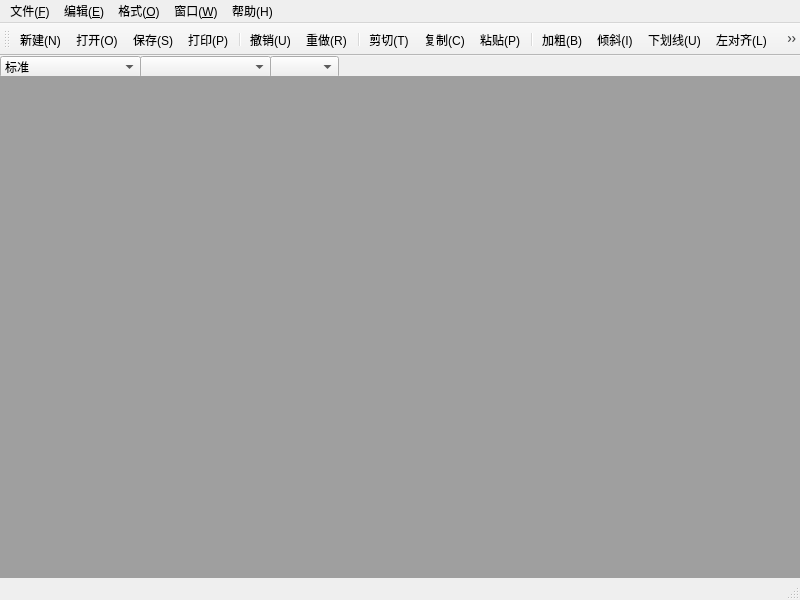
<?xml version="1.0" encoding="UTF-8"?>
<ui version="4.0">
 <class>MyWord</class>
 <widget class="QMainWindow" name="MyWord">
  <property name="geometry">
   <rect>
    <x>0</x>
    <y>0</y>
    <width>800</width>
    <height>600</height>
   </rect>
  </property>
  <property name="minimumSize">
   <size>
    <width>800</width>
    <height>600</height>
   </size>
  </property>
  <property name="maximumSize">
   <size>
    <width>800</width>
    <height>600</height>
   </size>
  </property>
  <property name="windowTitle">
   <string>MyWord</string>
  </property>
  <widget class="QWidget" name="centralwidget">
   <widget class="QComboBox" name="firstComboBox">
    <property name="geometry">
     <rect>
      <x>0</x>
      <y>0</y>
      <width>141</width>
      <height>22</height>
     </rect>
    </property>
    <item>
     <property name="text">
      <string>标准</string>
     </property>
    </item>
    <item>
     <property name="text">
      <string>项目符号(+)</string>
     </property>
    </item>
    <item>
     <property name="text">
      <string>项目符号(c)</string>
     </property>
    </item>
    <item>
     <property name="text">
      <string>项目符号(s)</string>
     </property>
    </item>
    <item>
     <property name="text">
      <string>编号(1,2,3.)</string>
     </property>
    </item>
    <item>
     <property name="text">
      <string>编号(a,b,c.)</string>
     </property>
    </item>
    <item>
     <property name="text">
      <string>编号(i,ii,iii.)</string>
     </property>
    </item>
    <item>
     <property name="text">
      <string>编号(I,II,III.)</string>
     </property>
    </item>
   </widget>
   <widget class="QComboBox" name="fronComboBox">
    <property name="geometry">
     <rect>
      <x>140</x>
      <y>0</y>
      <width>131</width>
      <height>22</height>
     </rect>
    </property>
   </widget>
   <widget class="QComboBox" name="sizeComboBox">
    <property name="geometry">
     <rect>
      <x>270</x>
      <y>0</y>
      <width>69</width>
      <height>22</height>
     </rect>
    </property>
   </widget>
   <widget class="QMdiArea" name="mdiArea">
    <property name="geometry">
     <rect>
      <x>0</x>
      <y>20</y>
      <width>801</width>
      <height>521</height>
     </rect>
    </property>
   </widget>
  </widget>
  <widget class="QMenuBar" name="menubar">
   <property name="geometry">
    <rect>
     <x>0</x>
     <y>0</y>
     <width>800</width>
     <height>23</height>
    </rect>
   </property>
   <widget class="QMenu" name="menu_N">
    <property name="title">
     <string>文件(&amp;F)</string>
    </property>
    <addaction name="newAction"/>
    <addaction name="openAction"/>
    <addaction name="saveAction"/>
    <addaction name="saveAsAction"/>
    <addaction name="printAction"/>
    <addaction name="printPreviewAction"/>
    <addaction name="exitAction"/>
   </widget>
   <widget class="QMenu" name="menu_E">
    <property name="title">
     <string>编辑(&amp;E)</string>
    </property>
    <addaction name="undoAction"/>
    <addaction name="redoAction"/>
    <addaction name="cutAction"/>
    <addaction name="copyAction"/>
    <addaction name="pasteAction"/>
   </widget>
   <widget class="QMenu" name="menu_O">
    <property name="title">
     <string>格式(&amp;O)</string>
    </property>
    <widget class="QMenu" name="menu_D">
     <property name="title">
      <string>字体(&amp;D)</string>
     </property>
     <addaction name="boldAction"/>
     <addaction name="italicAction"/>
     <addaction name="underlineAction"/>
    </widget>
    <widget class="QMenu" name="menu11">
     <property name="title">
      <string>段落</string>
     </property>
     <addaction name="leftAlignAction"/>
     <addaction name="centerAction"/>
     <addaction name="rightAlignAction"/>
     <addaction name="justifyAction"/>
    </widget>
    <addaction name="menu_D"/>
    <addaction name="menu11"/>
    <addaction name="colorAction"/>
   </widget>
   <widget class="QMenu" name="menu_W">
    <property name="title">
     <string>窗口(&amp;W)</string>
    </property>
    <addaction name="closeAction"/>
    <addaction name="closeAllAction"/>
    <addaction name="tiledeAction"/>
    <addaction name="cascadeaction"/>
    <addaction name="nextAction"/>
    <addaction name="previousAction"/>
   </widget>
   <widget class="QMenu" name="menu_H">
    <property name="title">
     <string>帮助(H)</string>
    </property>
    <addaction name="aboutAction"/>
    <addaction name="aboutQtAction"/>
   </widget>
   <addaction name="menu_N"/>
   <addaction name="menu_E"/>
   <addaction name="menu_O"/>
   <addaction name="menu_W"/>
   <addaction name="menu_H"/>
  </widget>
  <widget class="QStatusBar" name="statusbar"/>
  <widget class="QToolBar" name="memuToolBar">
   <property name="windowTitle">
    <string>toolBar</string>
   </property>
   <attribute name="toolBarArea">
    <enum>TopToolBarArea</enum>
   </attribute>
   <attribute name="toolBarBreak">
    <bool>false</bool>
   </attribute>
   <addaction name="newAction"/>
   <addaction name="openAction"/>
   <addaction name="saveAction"/>
   <addaction name="printAction"/>
   <addaction name="separator"/>
   <addaction name="undoAction"/>
   <addaction name="redoAction"/>
   <addaction name="separator"/>
   <addaction name="cutAction"/>
   <addaction name="copyAction"/>
   <addaction name="pasteAction"/>
   <addaction name="separator"/>
   <addaction name="boldAction"/>
   <addaction name="italicAction"/>
   <addaction name="underlineAction"/>
   <addaction name="leftAlignAction"/>
   <addaction name="centerAction"/>
   <addaction name="rightAlignAction"/>
   <addaction name="justifyAction"/>
  </widget>
  <action name="newAction">
   <property name="icon">
    <iconset resource="MyWorResource.qrc">
     <normaloff>:/Icon/images/filenew.png</normaloff>:/Icon/images/filenew.png</iconset>
   </property>
   <property name="text">
    <string>新建(&amp;N)</string>
   </property>
   <property name="toolTip">
    <string>新建</string>
   </property>
   <property name="statusTip">
    <string>创建一个新文档</string>
   </property>
   <property name="shortcut">
    <string>Ctrl+N</string>
   </property>
  </action>
  <action name="openAction">
   <property name="icon">
    <iconset resource="MyWorResource.qrc">
     <normaloff>:/Icon/images/fileopen.png</normaloff>:/Icon/images/fileopen.png</iconset>
   </property>
   <property name="text">
    <string>打开(&amp;O)...</string>
   </property>
   <property name="toolTip">
    <string>打开</string>
   </property>
   <property name="statusTip">
    <string>打开已存在的文档</string>
   </property>
   <property name="shortcut">
    <string>Ctrl+O</string>
   </property>
  </action>
  <action name="saveAction">
   <property name="icon">
    <iconset resource="MyWorResource.qrc">
     <normaloff>:/Icon/images/filesave.png</normaloff>:/Icon/images/filesave.png</iconset>
   </property>
   <property name="text">
    <string>保存(&amp;S)</string>
   </property>
   <property name="toolTip">
    <string>保存</string>
   </property>
   <property name="statusTip">
    <string>将当前文档存盘</string>
   </property>
   <property name="shortcut">
    <string>Ctrl+S</string>
   </property>
  </action>
  <action name="saveAsAction">
   <property name="text">
    <string>另存为(&amp;A)...</string>
   </property>
   <property name="toolTip">
    <string>另存为</string>
   </property>
   <property name="statusTip">
    <string>以一个新名字保存文档</string>
   </property>
  </action>
  <action name="printAction">
   <property name="icon">
    <iconset resource="MyWorResource.qrc">
     <normaloff>:/Icon/images/fileprint.png</normaloff>:/Icon/images/fileprint.png</iconset>
   </property>
   <property name="text">
    <string>打印(&amp;P)...</string>
   </property>
   <property name="toolTip">
    <string>打印</string>
   </property>
   <property name="statusTip">
    <string>打印输出文档</string>
   </property>
   <property name="shortcut">
    <string>Ctrl+P</string>
   </property>
  </action>
  <action name="printPreviewAction">
   <property name="text">
    <string>打印预览...</string>
   </property>
   <property name="statusTip">
    <string>打印预览效果</string>
   </property>
  </action>
  <action name="exitAction">
   <property name="text">
    <string>退出(&amp;X)</string>
   </property>
   <property name="toolTip">
    <string>退出</string>
   </property>
   <property name="statusTip">
    <string>退出应用程序</string>
   </property>
  </action>
  <action name="undoAction">
   <property name="icon">
    <iconset resource="MyWorResource.qrc">
     <normaloff>:/Icon/images/editundo.png</normaloff>:/Icon/images/editundo.png</iconset>
   </property>
   <property name="text">
    <string>撤销(&amp;U)</string>
   </property>
   <property name="toolTip">
    <string>撤销</string>
   </property>
   <property name="statusTip">
    <string>撤销当前操作</string>
   </property>
   <property name="shortcut">
    <string>Ctrl+Z</string>
   </property>
  </action>
  <action name="redoAction">
   <property name="icon">
    <iconset resource="MyWorResource.qrc">
     <normaloff>:/Icon/images/editredo.png</normaloff>:/Icon/images/editredo.png</iconset>
   </property>
   <property name="text">
    <string>重做(&amp;R)</string>
   </property>
   <property name="toolTip">
    <string>重做</string>
   </property>
   <property name="statusTip">
    <string>恢复之前操作</string>
   </property>
   <property name="shortcut">
    <string>Ctrl+Y</string>
   </property>
  </action>
  <action name="cutAction">
   <property name="icon">
    <iconset resource="MyWorResource.qrc">
     <normaloff>:/Icon/images/editcut.png</normaloff>:/Icon/images/editcut.png</iconset>
   </property>
   <property name="text">
    <string>剪切(&amp;T)</string>
   </property>
   <property name="toolTip">
    <string>剪切</string>
   </property>
   <property name="statusTip">
    <string>从文档中裁剪所选内容，并将其放入剪贴板</string>
   </property>
   <property name="shortcut">
    <string>Ctrl+X</string>
   </property>
  </action>
  <action name="copyAction">
   <property name="icon">
    <iconset resource="MyWorResource.qrc">
     <normaloff>:/Icon/images/editcopy.png</normaloff>:/Icon/images/editcopy.png</iconset>
   </property>
   <property name="text">
    <string>复制(&amp;C)</string>
   </property>
   <property name="toolTip">
    <string>复制</string>
   </property>
   <property name="statusTip">
    <string>复制所选内容，并将其放入剪贴板</string>
   </property>
   <property name="shortcut">
    <string>Ctrl+C</string>
   </property>
  </action>
  <action name="pasteAction">
   <property name="icon">
    <iconset resource="MyWorResource.qrc">
     <normaloff>:/Icon/images/editpaste.png</normaloff>:/Icon/images/editpaste.png</iconset>
   </property>
   <property name="text">
    <string>粘贴(&amp;P)</string>
   </property>
   <property name="toolTip">
    <string>粘贴</string>
   </property>
   <property name="statusTip">
    <string>将剪贴板的内容粘贴到文档</string>
   </property>
   <property name="shortcut">
    <string>Ctrl+V</string>
   </property>
  </action>
  <action name="boldAction">
   <property name="checkable">
    <bool>true</bool>
   </property>
   <property name="icon">
    <iconset resource="MyWorResource.qrc">
     <normaloff>:/Icon/images/textbold.png</normaloff>:/Icon/images/textbold.png</iconset>
   </property>
   <property name="text">
    <string>加粗(&amp;B)</string>
   </property>
   <property name="toolTip">
    <string>加粗</string>
   </property>
   <property name="statusTip">
    <string>将所选文字加粗</string>
   </property>
   <property name="shortcut">
    <string>Ctrl+B</string>
   </property>
  </action>
  <action name="italicAction">
   <property name="checkable">
    <bool>true</bool>
   </property>
   <property name="icon">
    <iconset resource="MyWorResource.qrc">
     <normaloff>:/Icon/images/textitalic.png</normaloff>:/Icon/images/textitalic.png</iconset>
   </property>
   <property name="text">
    <string>倾斜(&amp;I)</string>
   </property>
   <property name="toolTip">
    <string>倾斜</string>
   </property>
   <property name="statusTip">
    <string>将所选文字用斜体表示</string>
   </property>
   <property name="shortcut">
    <string>Ctrl+I</string>
   </property>
  </action>
  <action name="underlineAction">
   <property name="checkable">
    <bool>true</bool>
   </property>
   <property name="icon">
    <iconset resource="MyWorResource.qrc">
     <normaloff>:/Icon/images/textunder.png</normaloff>:/Icon/images/textunder.png</iconset>
   </property>
   <property name="text">
    <string>下划线(&amp;U)</string>
   </property>
   <property name="toolTip">
    <string>下划线</string>
   </property>
   <property name="statusTip">
    <string>将所选文字加下划线</string>
   </property>
   <property name="shortcut">
    <string>Ctrl+U</string>
   </property>
  </action>
  <action name="leftAlignAction">
   <property name="checkable">
    <bool>true</bool>
   </property>
   <property name="icon">
    <iconset resource="MyWorResource.qrc">
     <normaloff>:/Icon/images/textleft.png</normaloff>:/Icon/images/textleft.png</iconset>
   </property>
   <property name="text">
    <string>左对齐(&amp;L)</string>
   </property>
   <property name="toolTip">
    <string>左对齐</string>
   </property>
   <property name="statusTip">
    <string>将文字左对齐</string>
   </property>
   <property name="shortcut">
    <string>Ctrl+L</string>
   </property>
  </action>
  <action name="centerAction">
   <property name="checkable">
    <bool>true</bool>
   </property>
   <property name="icon">
    <iconset resource="MyWorResource.qrc">
     <normaloff>:/Icon/images/textcenter.png</normaloff>:/Icon/images/textcenter.png</iconset>
   </property>
   <property name="text">
    <string>居中(&amp;E)</string>
   </property>
   <property name="toolTip">
    <string>居中</string>
   </property>
   <property name="statusTip">
    <string>将文字居中对齐</string>
   </property>
   <property name="shortcut">
    <string>Ctrl+E</string>
   </property>
  </action>
  <action name="rightAlignAction">
   <property name="checkable">
    <bool>true</bool>
   </property>
   <property name="icon">
    <iconset resource="MyWorResource.qrc">
     <normaloff>:/Icon/images/textright.png</normaloff>:/Icon/images/textright.png</iconset>
   </property>
   <property name="text">
    <string>右对齐(&amp;R)</string>
   </property>
   <property name="toolTip">
    <string>右对齐</string>
   </property>
   <property name="statusTip">
    <string>将文字右对齐</string>
   </property>
   <property name="shortcut">
    <string>Ctrl+R</string>
   </property>
  </action>
  <action name="justifyAction">
   <property name="checkable">
    <bool>true</bool>
   </property>
   <property name="icon">
    <iconset resource="MyWorResource.qrc">
     <normaloff>:/Icon/images/textjustify.png</normaloff>:/Icon/images/textjustify.png</iconset>
   </property>
   <property name="text">
    <string>两端对齐(&amp;J)</string>
   </property>
   <property name="toolTip">
    <string>两端对齐</string>
   </property>
   <property name="statusTip">
    <string>将文字两端对齐</string>
   </property>
   <property name="shortcut">
    <string>Ctrl+J</string>
   </property>
  </action>
  <action name="colorAction">
   <property name="text">
    <string>颜色(&amp;C)</string>
   </property>
   <property name="toolTip">
    <string>颜色</string>
   </property>
   <property name="statusTip">
    <string>设置文件颜色</string>
   </property>
  </action>
  <action name="closeAction">
   <property name="text">
    <string>关闭(&amp;O)</string>
   </property>
   <property name="toolTip">
    <string>关闭</string>
   </property>
   <property name="statusTip">
    <string>关闭活动文档子窗口</string>
   </property>
  </action>
  <action name="closeAllAction">
   <property name="text">
    <string>关闭所有(&amp;A)</string>
   </property>
   <property name="toolTip">
    <string>关闭所有</string>
   </property>
   <property name="statusTip">
    <string>关闭所有子窗口</string>
   </property>
  </action>
  <action name="tiledeAction">
   <property name="text">
    <string>平铺(&amp;T)</string>
   </property>
   <property name="toolTip">
    <string>平铺</string>
   </property>
   <property name="statusTip">
    <string>平铺子窗口</string>
   </property>
  </action>
  <action name="cascadeaction">
   <property name="text">
    <string>层叠(&amp;C)</string>
   </property>
   <property name="toolTip">
    <string>层叠</string>
   </property>
   <property name="statusTip">
    <string>层叠子窗口</string>
   </property>
  </action>
  <action name="nextAction">
   <property name="text">
    <string>下一个(&amp;X)</string>
   </property>
   <property name="toolTip">
    <string>下一个</string>
   </property>
   <property name="statusTip">
    <string>移动焦点到下一个子窗口</string>
   </property>
   <property name="shortcut">
    <string>Ctrl+Tab</string>
   </property>
  </action>
  <action name="previousAction">
   <property name="text">
    <string>前一个(&amp;V)</string>
   </property>
   <property name="toolTip">
    <string>前一个</string>
   </property>
   <property name="statusTip">
    <string>移动焦点到前一个子窗口</string>
   </property>
   <property name="shortcut">
    <string>Ctrl+Shift+Tab</string>
   </property>
  </action>
  <action name="aboutAction">
   <property name="text">
    <string>关于(&amp;A)</string>
   </property>
   <property name="toolTip">
    <string>关于</string>
   </property>
   <property name="statusTip">
    <string>关于MyWord V1.0的内容</string>
   </property>
  </action>
  <action name="aboutQtAction">
   <property name="text">
    <string>关于 Qt 5(&amp;Q)</string>
   </property>
   <property name="toolTip">
    <string>关于 Qt 5</string>
   </property>
   <property name="statusTip">
    <string>关于 Qt5 类库的最新信息</string>
   </property>
  </action>
 </widget>
 <resources>
  <include location="MyWorResource.qrc"/>
 </resources>
 <connections/>
</ui>
